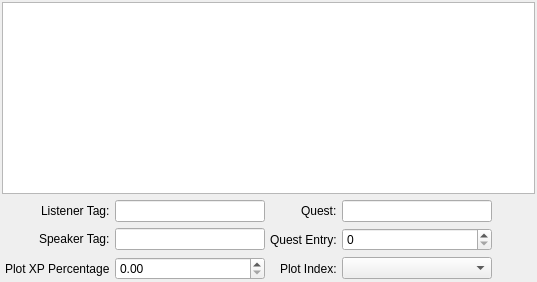
  <widget class="QWidget" name="centralwidget">
   <property name="mouseTracking">
    <bool>true</bool>
   </property>
   <layout class="QVBoxLayout" name="verticalLayout_main">
    <property name="spacing">
     <number>6</number>
    </property>
    <property name="leftMargin">
     <number>2</number>
    </property>
    <property name="topMargin">
     <number>2</number>
    </property>
    <property name="rightMargin">
     <number>2</number>
    </property>
    <property name="bottomMargin">
     <number>2</number>
    </property>
    <item>
     <layout class="QHBoxLayout" name="horizontalLayout_main">
      <property name="spacing">
       <number>0</number>
      </property>
      <item>
       <widget class="DLGTreeView" name="dialogTree">
        <property name="contextMenuPolicy">
         <enum>Qt::CustomContextMenu</enum>
        </property>
        <property name="editTriggers">
         <set>QAbstractItemView::NoEditTriggers</set>
        </property>
        <property name="expandsOnDoubleClick">
         <bool>false</bool>
        </property>
       </widget>
      </item>
     </layout>
    </item>
    <item>
     <layout class="QGridLayout" name="gridLayout">
      <property name="leftMargin">
       <number>3</number>
      </property>
      <property name="topMargin">
       <number>0</number>
      </property>
      <property name="rightMargin">
       <number>3</number>
      </property>
      <property name="bottomMargin">
       <number>0</number>
      </property>
      <property name="horizontalSpacing">
       <number>5</number>
      </property>
      <item row="0" column="3">
       <widget class="QLineEdit" name="questEdit">
        <property name="sizePolicy">
         <sizepolicy hsizetype="Minimum" vsizetype="Fixed">
          <horstretch>0</horstretch>
          <verstretch>0</verstretch>
         </sizepolicy>
        </property>
        <property name="minimumSize">
         <size>
          <width>150</width>
          <height>0</height>
         </size>
        </property>
        <property name="maximumSize">
         <size>
          <width>250</width>
          <height>16777215</height>
         </size>
        </property>
       </widget>
      </item>
      <item row="2" column="1">
       <widget class="QDoubleSpinBox" name="plotXpSpin">
        <property name="sizePolicy">
         <sizepolicy hsizetype="Minimum" vsizetype="Fixed">
          <horstretch>0</horstretch>
          <verstretch>0</verstretch>
         </sizepolicy>
        </property>
        <property name="minimumSize">
         <size>
          <width>150</width>
          <height>0</height>
         </size>
        </property>
        <property name="maximumSize">
         <size>
          <width>250</width>
          <height>16777215</height>
         </size>
        </property>
       </widget>
      </item>
      <item row="1" column="2" alignment="Qt::AlignRight">
       <widget class="QLabel" name="questEntryLabel">
        <property name="text">
         <string>Quest Entry:</string>
        </property>
       </widget>
      </item>
      <item row="0" column="2" alignment="Qt::AlignRight">
       <widget class="QLabel" name="questLabel">
        <property name="text">
         <string>Quest:</string>
        </property>
       </widget>
      </item>
      <item row="0" column="1">
       <widget class="QLineEdit" name="listenerEdit">
        <property name="sizePolicy">
         <sizepolicy hsizetype="Minimum" vsizetype="Fixed">
          <horstretch>0</horstretch>
          <verstretch>0</verstretch>
         </sizepolicy>
        </property>
        <property name="minimumSize">
         <size>
          <width>150</width>
          <height>0</height>
         </size>
        </property>
        <property name="maximumSize">
         <size>
          <width>250</width>
          <height>16777215</height>
         </size>
        </property>
       </widget>
      </item>
      <item row="0" column="0" alignment="Qt::AlignRight|Qt::AlignVCenter">
       <widget class="QLabel" name="listenerTagLabel">
        <property name="sizePolicy">
         <sizepolicy hsizetype="Minimum" vsizetype="Preferred">
          <horstretch>0</horstretch>
          <verstretch>0</verstretch>
         </sizepolicy>
        </property>
        <property name="text">
         <string>Listener Tag:</string>
        </property>
       </widget>
      </item>
      <item row="1" column="1">
       <widget class="QLineEdit" name="speakerEdit">
        <property name="sizePolicy">
         <sizepolicy hsizetype="Minimum" vsizetype="Fixed">
          <horstretch>0</horstretch>
          <verstretch>0</verstretch>
         </sizepolicy>
        </property>
        <property name="minimumSize">
         <size>
          <width>150</width>
          <height>0</height>
         </size>
        </property>
        <property name="maximumSize">
         <size>
          <width>250</width>
          <height>16777215</height>
         </size>
        </property>
       </widget>
      </item>
      <item row="1" column="3">
       <widget class="GFFFieldSpinBox" name="questEntrySpin">
        <property name="minimumSize">
         <size>
          <width>150</width>
          <height>0</height>
         </size>
        </property>
        <property name="maximumSize">
         <size>
          <width>250</width>
          <height>16777215</height>
         </size>
        </property>
       </widget>
      </item>
      <item row="1" column="0" alignment="Qt::AlignRight|Qt::AlignVCenter">
       <widget class="QLabel" name="speakerEditLabel">
        <property name="text">
         <string>Speaker Tag:</string>
        </property>
       </widget>
      </item>
      <item row="2" column="0" alignment="Qt::AlignRight">
       <widget class="QLabel" name="plotXpPercentLabel">
        <property name="text">
         <string>Plot XP Percentage</string>
        </property>
       </widget>
      </item>
      <item row="1" column="4">
       <spacer name="horizontalSpacer">
        <property name="orientation">
         <enum>Qt::Horizontal</enum>
        </property>
        <property name="sizeHint" stdset="0">
         <size>
          <width>40</width>
          <height>20</height>
         </size>
        </property>
       </spacer>
      </item>
      <item row="0" column="4">
       <spacer name="horizontalSpacer_2">
        <property name="orientation">
         <enum>Qt::Horizontal</enum>
        </property>
        <property name="sizeHint" stdset="0">
         <size>
          <width>40</width>
          <height>20</height>
         </size>
        </property>
       </spacer>
      </item>
      <item row="2" column="4">
       <spacer name="horizontalSpacer_3">
        <property name="orientation">
         <enum>Qt::Horizontal</enum>
        </property>
        <property name="sizeHint" stdset="0">
         <size>
          <width>40</width>
          <height>20</height>
         </size>
        </property>
       </spacer>
      </item>
      <item row="2" column="2" alignment="Qt::AlignRight">
       <widget class="QLabel" name="plotIndexLabel">
        <property name="whatsThis">
         <string>GFF Field &quot;PlotIndex&quot; Int32</string>
        </property>
        <property name="text">
         <string>Plot Index:</string>
        </property>
       </widget>
      </item>
      <item row="2" column="3">
       <widget class="ComboBox2DA" name="plotIndexCombo"/>
      </item>
     </layout>
    </item>
   </layout>
  </widget>
